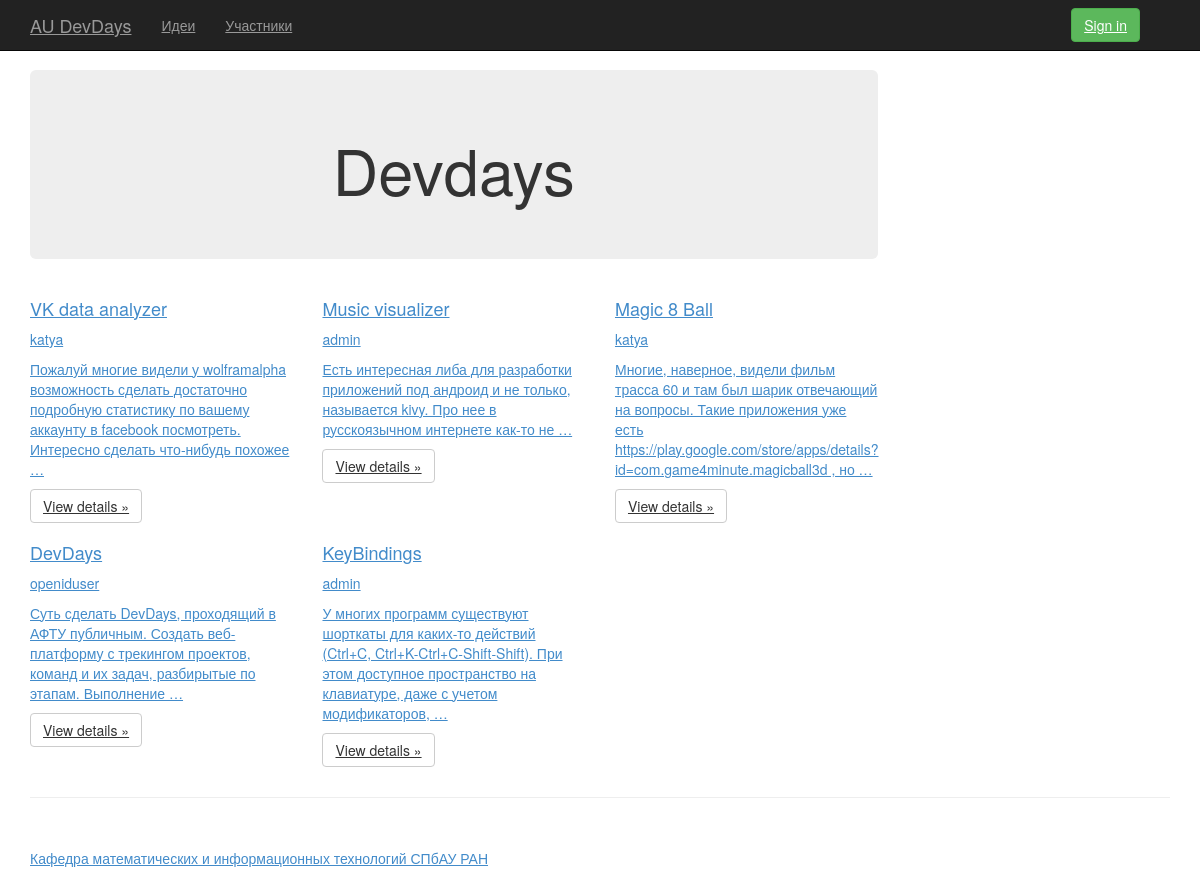
The page /ideas/ on the database as committed earlier.
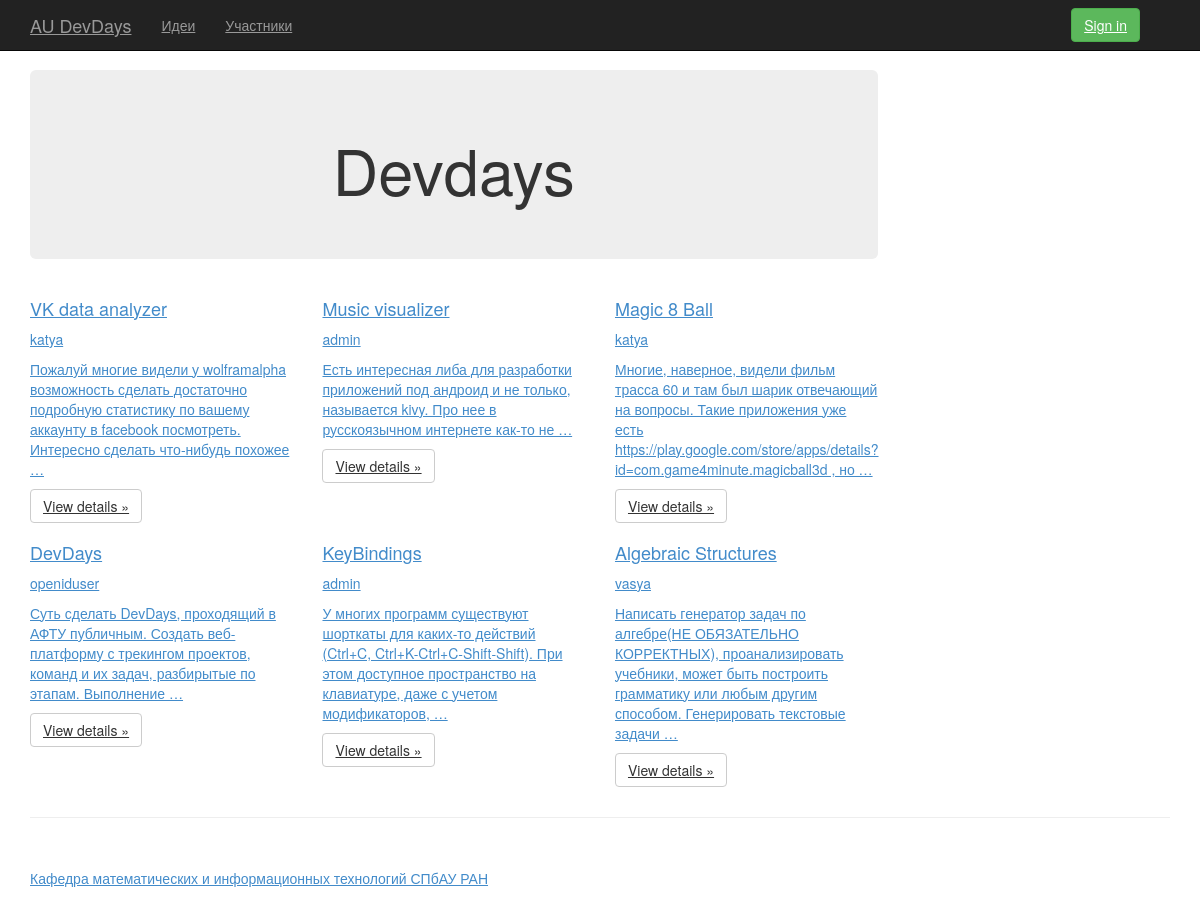
The same page on the database as committed later.
### devdays_app/models.py (models this page shows, shortened)
class Idea(models.Model):
    name = models.CharField(max_length=1024)
    description = models.TextField(blank=True, null=True)
    autor = models.ForeignKey(User, blank=True, null=True, related_name='AutorUserProfile')
    likes = models.ManyToManyField(User, related_name='LikeUser', blank=True, null=True)
    link = models.CharField(max_length=1024, blank=True, null=True)

### devdays_app/ideas/views.py (the view)
# urls.py: url(r'^ideas/?', 'devdays_app.ideas.views.list_items'),
def list_items(request):
    ideas =  Idea.objects.all()
    data =  { 'ideas' : ideas }
    return render_to_response('ideas.html', data)

### templates/ideas.html (shortened to what this page needs)
{% extends 'base.html' %}
{% block contents %}
     <div class="row">
    {% for idea in ideas  %}
        <a href="/idea/{{ idea.id }}">
        <div class="col-md-4 idea_block">
            <h4>{{ idea.name }}</h4>
            <p>{{ idea.autor }}</p>
            <p class="idea_description">{{ idea.description|truncatewords:"20" }}</p>
            <p><a class="btn btn-default" href="{{ idea.link }}" role="button">View details &raquo;</a></p>
        </div>
        </a>
    {% endfor %}
    </div>
{% endblock %}

### templates/base.html (shortened to what this page needs)
{% load staticfiles %}
<!DOCTYPE html>
<html lang="en">
<head>
    <link href="{% static "bootstrap/css/bootstrap.min.css" %}" rel="stylesheet">
    <link rel="stylesheet" type="text/css" href="{% static "bootstrap/css/main.css" %}">
</head>
<body>
<div class="navbar navbar-inverse navbar-fixed-top" role="navigation">
    <div class="container">
        <div class="navbar-header">
            <a class="navbar-brand" href="/">AU DevDays</a>
        </div>
        <div class="navbar-collapse collapse">
            <ul class="nav navbar-nav">
                <li><a href="#about">Идеи</a></li>
                <li><a href="#contact">Участники</a></li>
            </ul>
            <form class="navbar-form navbar-right">
                {% if not user.is_authenticated %}
                    <a class="btn btn-success" href='/openid/login'>Sign in</a>
                {% else %}
                    <a href="user/{{ user.username }}">{{ user.username }}</a>
                    &nbsp;&nbsp;&nbsp;&nbsp;
                    <a class="btn btn-success" href="/logout">log out</a>
                {% endif %}
            </form>
        </div>
    </div>
</div>
<div class="container">
    <div class="row row-offcanvas row-offcanvas-right">
        <div class="col-xs-12 col-sm-9">
            <div class="jumbotron"
                 {% if event and event.state == 'ongoing' %}style="background-color: #5cb85c;"{% endif %}>
                <h1 style="text-align: center">{% block header %}Devdays{% endblock %}</h1>
            </div>
            {% block contents %}{% endblock %}
        </div>
        <div class="col-xs-6 col-sm-3 sidebar-offcanvas" id="sidebar" role="navigation">
        </div>
    </div>
    <hr>
    <footer>
        <p><a href="http://mit.spbau.ru/">Кафедра математических и информационных технологий СПбАУ РАН</a></p>
    </footer>
</div>
</body>
</html>

Rows that differ between the two databases and show on the page:
added Idea: name "Algebraic Structures", autor "vasya", description "Написать генератор задач по алгебре(НЕ ОБЯЗАТЕЛЬНО КОРРЕКТНЫХ), проанализировать учебники, может быть построить грамматику или любым другим способом. Генерировать текстовые задачи …"
